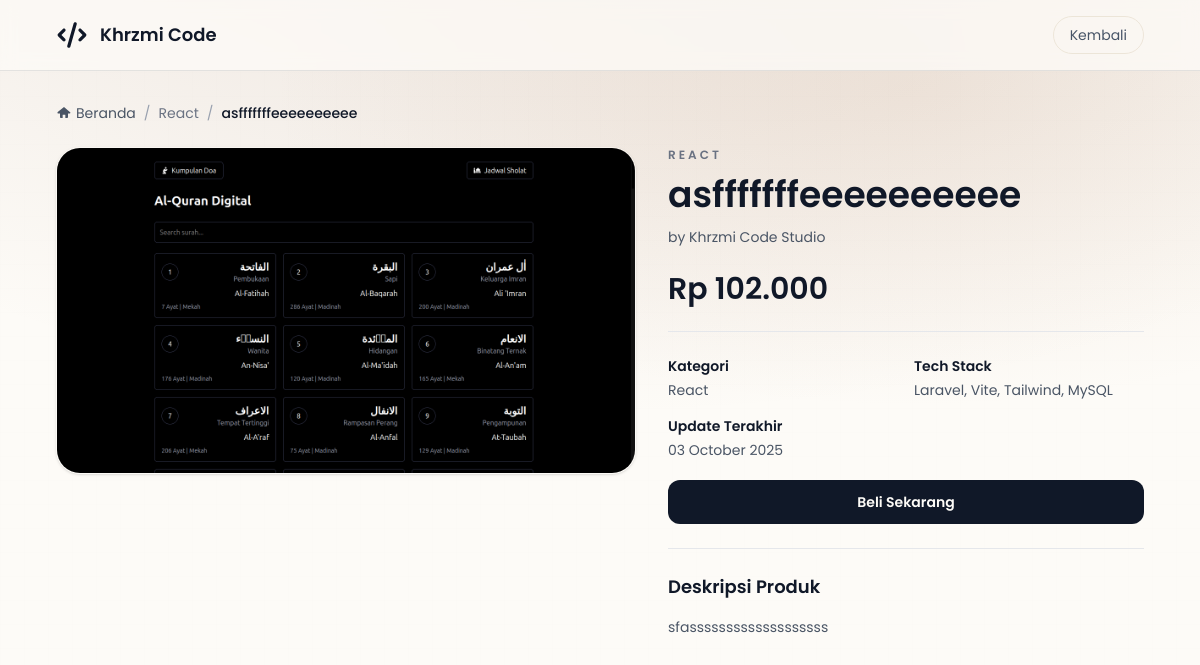
Screenshot of /detail.php?id=2 with the database file from the repository.
### tables this page shows
CREATE TABLE `produk` (
  `id` int(10) UNSIGNED NOT NULL,
  `nama_produk` varchar(150) NOT NULL,
  `subjudul_produk` varchar(200) NOT NULL,
  `kategori_produk` enum('Laravel','React','PHP Native','HTML CSS JS') NOT NULL,
  `tech_stack` text NOT NULL,
  `tanggal_update` date NOT NULL,
  `harga_produk` bigint(20) UNSIGNED NOT NULL,
  `gambar_produk` varchar(255) NOT NULL,
  `link_produk` varchar(255) DEFAULT NULL,
  `dibuat_pada` timestamp NOT NULL DEFAULT current_timestamp(),
  `diperbarui_pada` timestamp NOT NULL DEFAULT current_timestamp() ON UPDATE current_timestamp()
);

### detail.php (the view, shortened to what this page needs)
<?php
require_once __DIR__ . '/config/db.php';
$produkId = isset($_GET['id']) ? (int) $_GET['id'] : 0;
$produk = null;
if ($produkId > 0) {
  $stmt = $conn->prepare('SELECT id, nama_produk, subjudul_produk, kategori_produk, tech_stack, tanggal_update, harga_produk, gambar_produk FROM produk WHERE id = ?');
  if ($stmt) {
    $stmt->bind_param('i', $produkId);
    $stmt->execute();
    $result = $stmt->get_result();
    $produk = $result->fetch_assoc() ?: null;
  }
}
?>
<?php
$gambarProduk = $produk['gambar_produk'] ?? '';
$srcGambar = !empty($gambarProduk)
  ? 'assets/produk/' . $gambarProduk
  : 'anjay';
$techStackItems = array_filter(array_map('trim', explode(',', $produk['tech_stack'] ?? '')));
$hargaFormatted = 'Rp ' . number_format((float) ($produk['harga_produk'] ?? 0), 0, ',', '.');
$tanggalUpdate = $produk['tanggal_update'] ?? '';
if ($tanggalUpdate !== '') {
  $datetime = DateTime::createFromFormat('Y-m-d', $tanggalUpdate);
  if ($datetime) {
    $tanggalUpdate = $datetime->format('d F Y');
  }
}
?>
<!DOCTYPE html>
<html lang="id">
<head>
  <script src="https://cdn.jsdelivr.net/npm/@tailwindcss/browser@4"></script>
  <link rel="stylesheet" href="styles.css" />
</head>
<body class="h-full bg-white text-gray-900 antialiased">
  <div class="pointer-events-none fixed inset-0 -z-10 bg-ornament" aria-hidden="true">
  </div>
  <header class="sticky top-0 z-50 border-b border-black-500/10 bg-white/80 backdrop-blur">
    <div class="mx-auto max-w-[1120px] px-4">
      <nav class="flex items-center justify-between gap-4 py-4">
        <h1 class="flex items-center gap-3 text-black-500">
          <span class="text-lg font-semibold">Khrzmi Code</span>
        </h1>
        <a href="index.php" class="inline-flex items-center rounded-full border border-[#ece5d8] px-4 py-2 text-sm text-[#475467] transition hover:bg-[#f2ede5]">
          Kembali
        </a>
      </nav>
    </div>
  </header>
  <main>
    <section class="mx-auto max-w-[1120px] px-4 py-8">
      <nav class="text-sm text-gray-500">
        <ol class="flex flex-wrap items-center gap-2">
          <li>
            <a href="index.php" class="flex items-center gap-1 text-gray-600 transition hover:text-black-500">
              <svg xmlns="http://www.w3.org/2000/svg" viewBox="0 0 24 24" class="h-4 w-4" fill="currentColor">
                <path d="M12 3.1 2.6 10.6c-.5.4-.6 1.1-.2 1.6.2.3.6.5 1 .5H6v5.3c0 .9.7 1.6 1.6 1.6H10v-4.3c0-.3.2-.5.5-.5h3c.3 0 .5.2.5.5v4.3h2.4c.9 0 1.6-.7 1.6-1.6V12.7h2.5c.6 0 1.1-.5 1.1-1.1 0-.3-.1-.6-.4-.8L12 3.1Z" />
              </svg>
              Beranda
            </a>
          </li>
          <li class="text-gray-400">/</li>
          <li>
            <a href="#" class="transition hover:text-black-500"><?= htmlspecialchars($produk['kategori_produk'] ?? '-'); ?></a>
          </li>
          <li class="text-gray-400">/</li>
          <li class="max-w-[200px] truncate text-black-500 font-medium sm:max-w-none">
            <?= htmlspecialchars($produk['nama_produk'] ?? '-'); ?>
          </li>
        </ol>
      </nav>
      <div class="mt-6 grid gap-8 lg:grid-cols-[minmax(0,580px)_minmax(0,1fr)]">
        <div class="space-y-4">
          <div class="relative overflow-hidden rounded-3xl border border-white/50 shadow-sm">
            <img src="<?= htmlspecialchars($srcGambar); ?>" alt="<?= htmlspecialchars($produk['nama_produk'] ?? '-'); ?>" class="w-full object-cover" style="aspect-ratio: 16 / 9;" />
          </div>
        </div>
        <div class="space-y-6">
          <div class="space-y-3">
            <div class="flex flex-wrap items-center gap-3 text-xs font-semibold uppercase tracking-[0.25em] text-gray-500">
              <span><?= htmlspecialchars($produk['kategori_produk'] ?? '-'); ?></span>
            </div>
            <div class="flex flex-wrap items-center gap-3">
              <h1 class="text-3xl font-semibold text-black-500 md:text-4xl">
                <?= htmlspecialchars($produk['nama_produk'] ?? '-'); ?>
              </h1>
            </div>
            <p class="text-sm text-gray-600">by Khrzmi Code Studio</p>
          </div>
          <div class="text-3xl font-semibold text-black-500">
            <?= htmlspecialchars($hargaFormatted); ?>
          </div>
          <div class="space-y-5 border-t border-gray-200 pt-6">
            <div class="grid gap-4 text-sm text-gray-600 sm:grid-cols-2">
              <div class="space-y-1">
                <p class="font-semibold text-black-500">Kategori</p>
                <p><?= htmlspecialchars($produk['kategori_produk'] ?? '-'); ?></p>
              </div>
              <div class="space-y-1">
                <p class="font-semibold text-black-500">Tech Stack</p>
                <p>
                  <?php if (!empty($techStackItems)): ?>
                    <?= htmlspecialchars(implode(', ', $techStackItems)); ?>
                  <?php else: ?>
                    -
                  <?php endif; ?>
                </p>
              </div>
              <div class="space-y-1">
                <p class="font-semibold text-black-500">Update Terakhir</p>
                <p><?= htmlspecialchars($tanggalUpdate ?: '-'); ?></p>
              </div>
            </div>
            <div class="flex flex-col gap-3 sm:flex-row">
              <a href="beli.php?id=<?= urlencode((string) $produkId); ?>" class="w-full rounded-xl bg-black-500 px-4 py-3 text-sm font-semibold text-white text-center transition hover:bg-black-500/90">
                Beli Sekarang
              </a>
            </div>
          </div>
          <div class="space-y-4 border-t border-gray-200 pt-6">
            <h2 class="text-lg font-semibold text-black-500">
              Deskripsi Produk
            </h2>
            <div class="space-y-2 text-sm text-gray-600">
              <?php if (!empty($produk['subjudul_produk'])): ?>
                <p><?= nl2br(htmlspecialchars($produk['subjudul_produk'])); ?></p>
              <?php else: ?>
                <p>Detail lengkap sedang disiapkan. Silakan hubungi kami untuk informasi lebih lanjut.</p>
              <?php endif; ?>
            </div>
          </div>
        </div>
      </div>
    </section>
  </main>
</body>
</html>

### styles.css (style rules this page uses)
body { font-family: "Poppins", sans-serif; }
.bg-ornament { position: absolute; inset: 0; overflow: hidden; pointer-events: none; }

### rows the page displays
produk: kategori_produk "React", nama_produk "asfffffffeeeeeeeeee", gambar_produk (picture), kategori_produk "REACT", harga_produk "Rp 102.000", tech_stack "Laravel, Vite, Tailwind, MySQL", tanggal_update "03 October 2025", subjudul_produk "sfasssssssssssssssssss"
